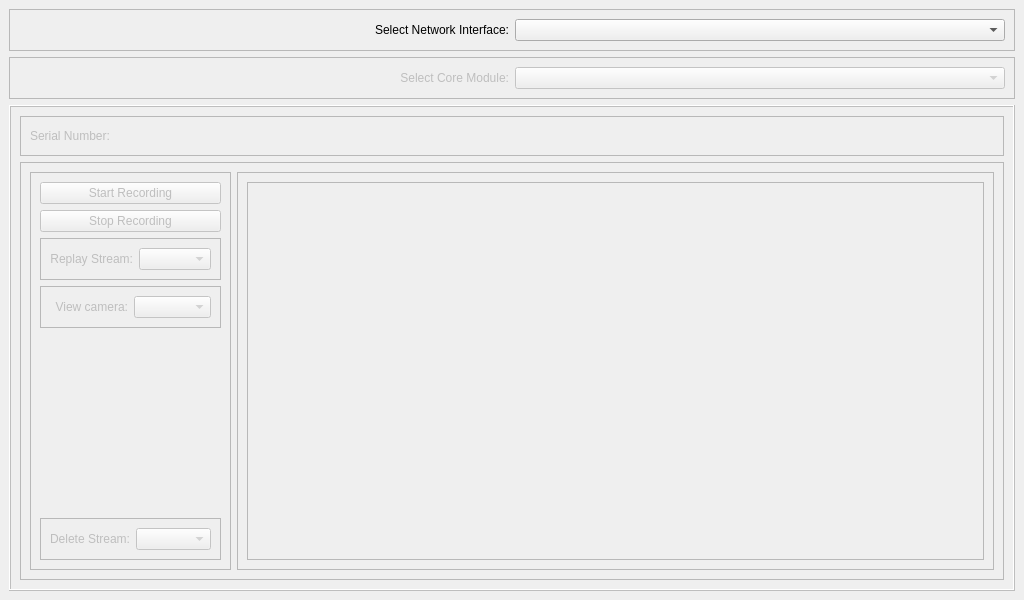
<?xml version="1.0" encoding="UTF-8"?>
<ui version="4.0">
 <class>MainWindow</class>
 <widget class="QMainWindow" name="MainWindow">
  <property name="geometry">
   <rect>
    <x>0</x>
    <y>0</y>
    <width>1024</width>
    <height>600</height>
   </rect>
  </property>
  <property name="windowTitle">
   <string>Storage Manager</string>
  </property>
  <widget class="QWidget" name="centralWidget">
   <layout class="QVBoxLayout" name="verticalLayout_2">
    <item>
     <widget class="QFrame" name="frameNIC">
      <property name="frameShape">
       <enum>QFrame::StyledPanel</enum>
      </property>
      <property name="frameShadow">
       <enum>QFrame::Raised</enum>
      </property>
      <layout class="QHBoxLayout" name="horizontalLayout_2">
       <item>
        <widget class="QLabel" name="labelNIC">
         <property name="text">
          <string>Select Network Interface:</string>
         </property>
         <property name="alignment">
          <set>Qt::AlignRight|Qt::AlignTrailing|Qt::AlignVCenter</set>
         </property>
        </widget>
       </item>
       <item>
        <widget class="QComboBox" name="comboBoxNIC"/>
       </item>
      </layout>
     </widget>
    </item>
    <item>
     <widget class="QFrame" name="frameCore">
      <property name="enabled">
       <bool>false</bool>
      </property>
      <property name="frameShape">
       <enum>QFrame::StyledPanel</enum>
      </property>
      <property name="frameShadow">
       <enum>QFrame::Raised</enum>
      </property>
      <layout class="QHBoxLayout" name="horizontalLayout">
       <item>
        <widget class="QLabel" name="label">
         <property name="text">
          <string>Select Core Module:</string>
         </property>
         <property name="alignment">
          <set>Qt::AlignRight|Qt::AlignTrailing|Qt::AlignVCenter</set>
         </property>
        </widget>
       </item>
       <item>
        <widget class="QComboBox" name="comboBoxCore"/>
       </item>
      </layout>
     </widget>
    </item>
    <item>
     <widget class="QFrame" name="frameControls">
      <property name="enabled">
       <bool>false</bool>
      </property>
      <property name="frameShape">
       <enum>QFrame::Box</enum>
      </property>
      <property name="frameShadow">
       <enum>QFrame::Raised</enum>
      </property>
      <property name="midLineWidth">
       <number>0</number>
      </property>
      <layout class="QVBoxLayout" name="verticalLayout">
       <item>
        <widget class="QFrame" name="frame_2">
         <property name="frameShape">
          <enum>QFrame::StyledPanel</enum>
         </property>
         <property name="frameShadow">
          <enum>QFrame::Raised</enum>
         </property>
         <layout class="QHBoxLayout" name="horizontalLayout_3">
          <item>
           <widget class="QLabel" name="label_2">
            <property name="text">
             <string>Serial Number:</string>
            </property>
           </widget>
          </item>
          <item>
           <widget class="QLabel" name="labelSerial">
            <property name="text">
             <string/>
            </property>
           </widget>
          </item>
          <item>
           <spacer name="horizontalSpacer">
            <property name="orientation">
             <enum>Qt::Horizontal</enum>
            </property>
            <property name="sizeHint" stdset="0">
             <size>
              <width>40</width>
              <height>20</height>
             </size>
            </property>
           </spacer>
          </item>
         </layout>
        </widget>
       </item>
       <item>
        <widget class="QFrame" name="frame">
         <property name="frameShape">
          <enum>QFrame::StyledPanel</enum>
         </property>
         <property name="frameShadow">
          <enum>QFrame::Raised</enum>
         </property>
         <layout class="QHBoxLayout" name="horizontalLayout_4">
          <item>
           <widget class="QFrame" name="frameSettings">
            <property name="frameShape">
             <enum>QFrame::StyledPanel</enum>
            </property>
            <property name="frameShadow">
             <enum>QFrame::Raised</enum>
            </property>
            <layout class="QVBoxLayout" name="verticalLayout_4">
             <item>
              <widget class="QPushButton" name="pushButtonStartRecording">
               <property name="text">
                <string>Start Recording</string>
               </property>
              </widget>
             </item>
             <item>
              <widget class="QPushButton" name="pushButtonStopRecording">
               <property name="text">
                <string>Stop Recording</string>
               </property>
              </widget>
             </item>
             <item>
              <widget class="QFrame" name="frame_3">
               <property name="frameShape">
                <enum>QFrame::StyledPanel</enum>
               </property>
               <property name="frameShadow">
                <enum>QFrame::Raised</enum>
               </property>
               <layout class="QHBoxLayout" name="horizontalLayout_5">
                <item>
                 <widget class="QLabel" name="labelReplay">
                  <property name="text">
                   <string>Replay Stream:</string>
                  </property>
                  <property name="alignment">
                   <set>Qt::AlignRight|Qt::AlignTrailing|Qt::AlignVCenter</set>
                  </property>
                 </widget>
                </item>
                <item>
                 <widget class="QComboBox" name="comboBoxReplay"/>
                </item>
               </layout>
              </widget>
             </item>
             <item>
              <widget class="QFrame" name="frame_5">
               <property name="frameShape">
                <enum>QFrame::StyledPanel</enum>
               </property>
               <property name="frameShadow">
                <enum>QFrame::Raised</enum>
               </property>
               <layout class="QHBoxLayout" name="horizontalLayout_7">
                <item>
                 <widget class="QLabel" name="labelCamera">
                  <property name="text">
                   <string>View camera:</string>
                  </property>
                  <property name="alignment">
                   <set>Qt::AlignRight|Qt::AlignTrailing|Qt::AlignVCenter</set>
                  </property>
                 </widget>
                </item>
                <item>
                 <widget class="QComboBox" name="comboBoxCamera"/>
                </item>
               </layout>
              </widget>
             </item>
             <item>
              <spacer name="verticalSpacer">
               <property name="orientation">
                <enum>Qt::Vertical</enum>
               </property>
               <property name="sizeHint" stdset="0">
                <size>
                 <width>20</width>
                 <height>40</height>
                </size>
               </property>
              </spacer>
             </item>
             <item>
              <widget class="QFrame" name="frame_4">
               <property name="frameShape">
                <enum>QFrame::StyledPanel</enum>
               </property>
               <property name="frameShadow">
                <enum>QFrame::Raised</enum>
               </property>
               <layout class="QHBoxLayout" name="horizontalLayout_6">
                <item>
                 <widget class="QLabel" name="labelDelete">
                  <property name="text">
                   <string>Delete Stream:</string>
                  </property>
                  <property name="alignment">
                   <set>Qt::AlignRight|Qt::AlignTrailing|Qt::AlignVCenter</set>
                  </property>
                 </widget>
                </item>
                <item>
                 <widget class="QComboBox" name="comboBoxDelete"/>
                </item>
               </layout>
              </widget>
             </item>
            </layout>
           </widget>
          </item>
          <item>
           <widget class="QFrame" name="frameInfo">
            <property name="frameShape">
             <enum>QFrame::StyledPanel</enum>
            </property>
            <property name="frameShadow">
             <enum>QFrame::Raised</enum>
            </property>
            <layout class="QVBoxLayout" name="verticalLayout_3">
             <item>
              <widget class="QTextEdit" name="textEditInfo"/>
             </item>
            </layout>
           </widget>
          </item>
         </layout>
        </widget>
       </item>
      </layout>
     </widget>
    </item>
   </layout>
  </widget>
 </widget>
 <resources/>
 <connections>
  <connection>
   <sender>comboBoxNIC</sender>
   <signal>textActivated(QString)</signal>
   <receiver>MainWindow</receiver>
   <slot>SelectNIC(QString)</slot>
   <hints>
    <hint type="sourcelabel">
     <x>758</x>
     <y>35</y>
    </hint>
    <hint type="destinationlabel">
     <x>511</x>
     <y>299</y>
    </hint>
   </hints>
  </connection>
  <connection>
   <sender>MainWindow</sender>
   <signal>ShowServers(bool)</signal>
   <receiver>frameCore</receiver>
   <slot>setEnabled(bool)</slot>
   <hints>
    <hint type="sourcelabel">
     <x>511</x>
     <y>299</y>
    </hint>
    <hint type="destinationlabel">
     <x>511</x>
     <y>91</y>
    </hint>
   </hints>
  </connection>
  <connection>
   <sender>MainWindow</sender>
   <signal>SetSerialNumber(QString)</signal>
   <receiver>labelSerial</receiver>
   <slot>setText(QString)</slot>
   <hints>
    <hint type="sourcelabel">
     <x>511</x>
     <y>299</y>
    </hint>
    <hint type="destinationlabel">
     <x>148</x>
     <y>167</y>
    </hint>
   </hints>
  </connection>
  <connection>
   <sender>MainWindow</sender>
   <signal>ShowControls(bool)</signal>
   <receiver>frameControls</receiver>
   <slot>setEnabled(bool)</slot>
   <hints>
    <hint type="sourcelabel">
     <x>511</x>
     <y>299</y>
    </hint>
    <hint type="destinationlabel">
     <x>511</x>
     <y>494</y>
    </hint>
   </hints>
  </connection>
  <connection>
   <sender>comboBoxCore</sender>
   <signal>textActivated(QString)</signal>
   <receiver>MainWindow</receiver>
   <slot>SelectServer(QString)</slot>
   <hints>
    <hint type="sourcelabel">
     <x>1000</x>
     <y>103</y>
    </hint>
    <hint type="destinationlabel">
     <x>511</x>
     <y>299</y>
    </hint>
   </hints>
  </connection>
  <connection>
   <sender>MainWindow</sender>
   <signal>SetInfo(QString)</signal>
   <receiver>textEditInfo</receiver>
   <slot>setPlainText(QString)</slot>
   <hints>
    <hint type="sourcelabel">
     <x>511</x>
     <y>299</y>
    </hint>
    <hint type="destinationlabel">
     <x>520</x>
     <y>381</y>
    </hint>
   </hints>
  </connection>
  <connection>
   <sender>pushButtonStartRecording</sender>
   <signal>clicked()</signal>
   <receiver>MainWindow</receiver>
   <slot>StartRecording()</slot>
   <hints>
    <hint type="sourcelabel">
     <x>116</x>
     <y>223</y>
    </hint>
    <hint type="destinationlabel">
     <x>193</x>
     <y>596</y>
    </hint>
   </hints>
  </connection>
  <connection>
   <sender>pushButtonStopRecording</sender>
   <signal>clicked()</signal>
   <receiver>MainWindow</receiver>
   <slot>StopRecording()</slot>
   <hints>
    <hint type="sourcelabel">
     <x>78</x>
     <y>264</y>
    </hint>
    <hint type="destinationlabel">
     <x>344</x>
     <y>594</y>
    </hint>
   </hints>
  </connection>
  <connection>
   <sender>comboBoxReplay</sender>
   <signal>textActivated(QString)</signal>
   <receiver>MainWindow</receiver>
   <slot>StartReplay(QString)</slot>
   <hints>
    <hint type="sourcelabel">
     <x>200</x>
     <y>306</y>
    </hint>
    <hint type="destinationlabel">
     <x>557</x>
     <y>596</y>
    </hint>
   </hints>
  </connection>
  <connection>
   <sender>comboBoxDelete</sender>
   <signal>textActivated(QString)</signal>
   <receiver>MainWindow</receiver>
   <slot>DeleteStream(QString)</slot>
   <hints>
    <hint type="sourcelabel">
     <x>247</x>
     <y>539</y>
    </hint>
    <hint type="destinationlabel">
     <x>734</x>
     <y>596</y>
    </hint>
   </hints>
  </connection>
  <connection>
   <sender>comboBoxCamera</sender>
   <signal>textActivated(QString)</signal>
   <receiver>MainWindow</receiver>
   <slot>ViewCamera(QString)</slot>
   <hints>
    <hint type="sourcelabel">
     <x>213</x>
     <y>361</y>
    </hint>
    <hint type="destinationlabel">
     <x>938</x>
     <y>595</y>
    </hint>
   </hints>
  </connection>
 </connections>
 <slots>
  <signal>ShowServers(bool)</signal>
  <signal>ShowControls(bool)</signal>
  <signal>SetSerialNumber(QString)</signal>
  <signal>SetInfo(QString)</signal>
  <slot>SelectNIC(QString)</slot>
  <slot>SelectServer(QString)</slot>
  <slot>StartRecording()</slot>
  <slot>StopRecording()</slot>
  <slot>StartReplay(QString)</slot>
  <slot>DeleteStream(QString)</slot>
  <slot>ViewCamera(QString)</slot>
 </slots>
</ui>
